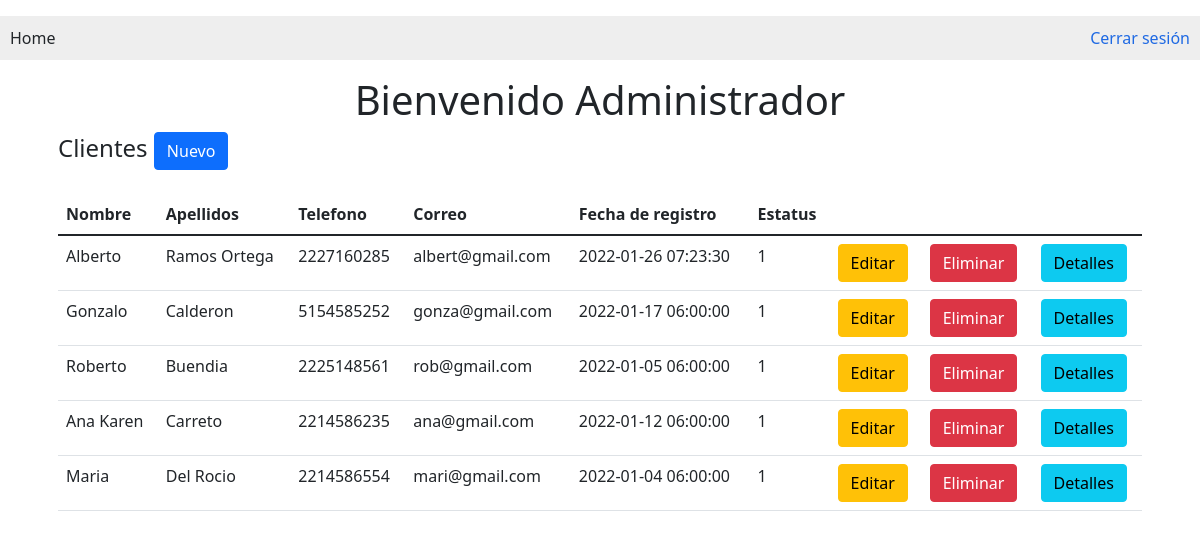
/ (signed in), run on the app's committed database.
### tables this page shows
CREATE TABLE `usuarios` (
  `id_usuario` int(11) NOT NULL,
  `nombre` varchar(200) NOT NULL,
  `apellidos` varchar(200) NOT NULL,
  `correo` varchar(200) NOT NULL,
  `usuario` varchar(200) NOT NULL,
  `password` varchar(200) NOT NULL,
  `tipo` int(11) NOT NULL COMMENT '1. Administrador, 2. Asistente',
  `estatus` tinyint(3) NOT NULL DEFAULT 1
);

CREATE TABLE `clientes` (
  `id_cliente` int(11) NOT NULL,
  `nombre` varchar(200) DEFAULT NULL,
  `apellidos` varchar(200) DEFAULT NULL,
  `telefono` varchar(100) NOT NULL,
  `correo` varchar(150) DEFAULT NULL,
  `fecha_registro` timestamp NOT NULL DEFAULT current_timestamp(),
  `estatus` tinyint(3) NOT NULL DEFAULT 1
);

### includes/user.php (called while the page is built, shortened)
<?php
include 'db.php';
class User extends DB{
    private $nombre;
    public function setUser($user){
        $query = $this->connect()->prepare('SELECT * FROM usuarios WHERE correo = :user');
        $query->execute(['user' => $user]);
        foreach ($query as $currentUser) {
            $this->nombre = $currentUser['nombre'];
        }
    }
    public function getNombre(){
        return $this->nombre;
    }
}
?>

### includes/db.php (called while the page is built)
<?php
class DB{
    private $host;
    private $db;
    private $user;
    private $password;
    private $charset;
    public function __construct(){
        $this->host     = 'localhost';
        $this->db       = 'prueba_desarrollo';
        $this->user     = 'root';
        $this->password = "";
        $this->charset  = 'utf8';
    }
    function connect(){
        try{
            $connection = "mysql:host=" . $this->host . ";dbname=" . $this->db . ";charset=" . $this->charset;
            $options = [
                PDO::ATTR_ERRMODE            => PDO::ERRMODE_EXCEPTION,
                PDO::ATTR_EMULATE_PREPARES   => false,
            ];
            $pdo = new PDO($connection, $this->user, $this->password, $options);
            return $pdo;
        }catch(PDOException $e){
            print_r('Error connection: ' . $e->getMessage());
        }
    }
}
?>

### vistas/home.php (the view, shortened to what this page needs)
<?php
    $db = new DB();
    $CNX = $db->connect();
    $comand = $CNX->prepare("SELECT id_cliente, nombre, apellidos, telefono, correo, fecha_registro, estatus FROM clientes ORDER BY id_cliente ASC");
    $comand->execute();
    $result = $comand->fetchAll(PDO::FETCH_ASSOC);
?>
<!DOCTYPE html>
<html lang="en">
<head>
    <link rel="stylesheet" href="main.css">
    <link href="https://cdn.jsdelivr.net/npm/bootstrap@5.1.3/dist/css/bootstrap.min.css" rel="stylesheet">
</head>
<body class="py-3">
    <div id="menu">
        <ul>
            <li>Home</li>
            <li class="cerrar-sesion"><a href="includes/logout.php">Cerrar sesión</a></li>
        </ul>
    </div>
    <main class="container contenedor">
        <div class="p-3 rounded">
            <section>
                <h1 class="center">Bienvenido <?php echo $user->getNombre();  ?></h1>
            </section>
            <div class="row">
                <div class="col-12">
                    <h4>Clientes
                        <a href="vistas/nuevo.php" class="btn btn-primary float-right">Nuevo</a>
                    </h4>
                </div>
            </div>
            <div class="row py-3">
                <div class="col">
                    <table class="table table-border">
                        <thead>
                            <tr>
                                <th>Nombre</th>
                                <th>Apellidos</th>
                                <th>Telefono</th>
                                <th>Correo</th>
                                <th>Fecha de registro</th>
                                <th>Estatus</th>
                                <th></th>
                                <th></th>
                            </tr>
                        </thead>
                        <tbody>
                            <?php
                            foreach ($result as $row) {
                            ?>
                                <tr>
                                    <td><?php echo $row['nombre']; ?></td>
                                    <td><?php echo $row['apellidos']; ?></td>
                                    <td><?php echo $row['telefono']; ?></td>
                                    <td><?php echo $row['correo']; ?></td>
                                    <td><?php echo $row['fecha_registro']; ?></td>
                                    <td><?php echo $row['estatus']; ?></td>
                                    <td><a href="vistas/editar.php?id_cliente=<?php echo $row['id_cliente']; ?>" class="btn btn-warning">Editar</a></td>
                                    <td><a href="vistas/eliminar.php?id_cliente=<?php echo $row['id_cliente']; ?>" class="btn btn-danger">Eliminar</a></td>
                                    <td><a href="vistas/detalles.php?id_cliente=<?php echo $row['id_cliente']; ?>" class="btn btn-info">Detalles</a></td>
                                </tr>
                            <?php } ?>
                        </tbody>
                    </table>
                </div>
            </div>
        </div>
    </main>
</body>
</html>

### index.php (shortened to what this page needs)
<?php
include_once 'includes/user.php';
$userSession = new UserSession();
$user = new User();
if(isset($_SESSION['user'])){
    $user->setUser($userSession->getCurrentUser());
    include_once 'vistas/home.php';
}else if(isset($_POST['username']) && isset($_POST['password'])){
    $userForm = $_POST['username'];
    $passForm = $_POST['password'];
    $user = new User();
    if($user->userExists($userForm, $passForm)){
        $userSession->setCurrentUser($userForm);
        $user->setUser($userForm);
        include_once 'vistas/home.php';
    }else{
        $errorLogin = "Correo y/o password incorrecto";
        include_once 'vistas/login.php';
    }
}else{
    include_once 'vistas/login.php';
}
?>

### main.css (style rules this page uses)
body { font-family: Arial, Helvetica, sans-serif; }
.center { text-align: center; }
#menu { background-color: #eee; padding: 10px; }
#menu ul { margin: 0; padding: 0; list-style: none; display: inline-block; width: 100%; }
#menu ul li { display: inline; }
#menu ul li a { color: #1E69E3; text-decoration: none; }
.cerrar-sesion { float: right; }

### data on the page
usuarios: nombre "Administrador"
clientes: nombre "Alberto", apellidos "Ramos Ortega", telefono "2227160285", correo "albert@gmail.com", fecha_registro "2022-01-26 07:23:30", estatus "1"
clientes: nombre "Gonzalo", apellidos "Calderon", telefono "5154585252", correo "gonza@gmail.com", fecha_registro "2022-01-17 06:00:00", estatus "1"
clientes: nombre "Roberto", apellidos "Buendia", telefono "2225148561", correo "rob@gmail.com", fecha_registro "2022-01-05 06:00:00", estatus "1"
clientes: nombre "Ana Karen", apellidos "Carreto", telefono "2214586235", correo "ana@gmail.com", fecha_registro "2022-01-12 06:00:00", estatus "1"
clientes: nombre "Maria", apellidos "Del Rocio", telefono "2214586554", correo "mari@gmail.com", fecha_registro "2022-01-04 06:00:00", estatus "1"
